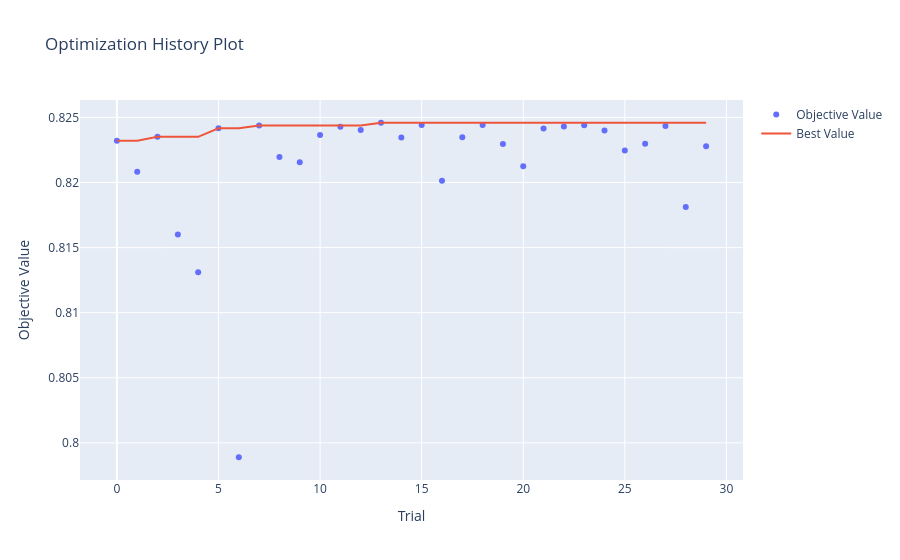

Notebook cell for this chart:
### Code cell
import plotly.io as pio
pio.renderers.default = "vscode"  # lub "jupyterlab"
plot_optimization_history(study)

### Figure 1 — Plotly figure (JSON) as saved in the notebook; plotly's stock layout.template omitted (floating-point values rounded to 4 significant figures)
{"data": [{"mode": "markers", "name": "Objective Value", "type": "scatter", "x": [0, 1, 2, 3, 4, 5, 6, 7, 8, 9, 10, 11, 12, 13, 14, 15, 16, 17, 18, 19, 20, 21, 22, 23, 24, 25, 26, 27, 28, 29], "y": [0.8232, 0.8208, 0.8235, 0.816, 0.8131, 0.8242, 0.7989, 0.8244, 0.822, 0.8216, 0.8237, 0.8243, 0.824, 0.8246, 0.8235, 0.8244, 0.8201, 0.8235, 0.8244, 0.823, 0.8212, 0.8241, 0.8243, 0.8244, 0.824, 0.8225, 0.823, 0.8243, 0.8181, 0.8228]}, {"mode": "lines", "name": "Best Value", "type": "scatter", "x": [0, 1, 2, 3, 4, 5, 6, 7, 8, 9, 10, 11, 12, 13, 14, 15, 16, 17, 18, 19, 20, 21, 22, 23, 24, 25, 26, 27, 28, 29], "y": [0.8232, 0.8232, 0.8235, 0.8235, 0.8235, 0.8242, 0.8242, 0.8244, 0.8244, 0.8244, 0.8244, 0.8244, 0.8244, 0.8246, 0.8246, 0.8246, 0.8246, 0.8246, 0.8246, 0.8246, 0.8246, 0.8246, 0.8246, 0.8246, 0.8246, 0.8246, 0.8246, 0.8246, 0.8246, 0.8246]}, {"marker": {"color": "#cccccc"}, "mode": "markers", "name": "Infeasible Trial", "showlegend": false, "type": "scatter", "x": [], "y": []}], "layout": {"title": {"text": "Optimization History Plot"}, "xaxis": {"title": {"text": "Trial"}}, "yaxis": {"title": {"text": "Objective Value"}}}}
